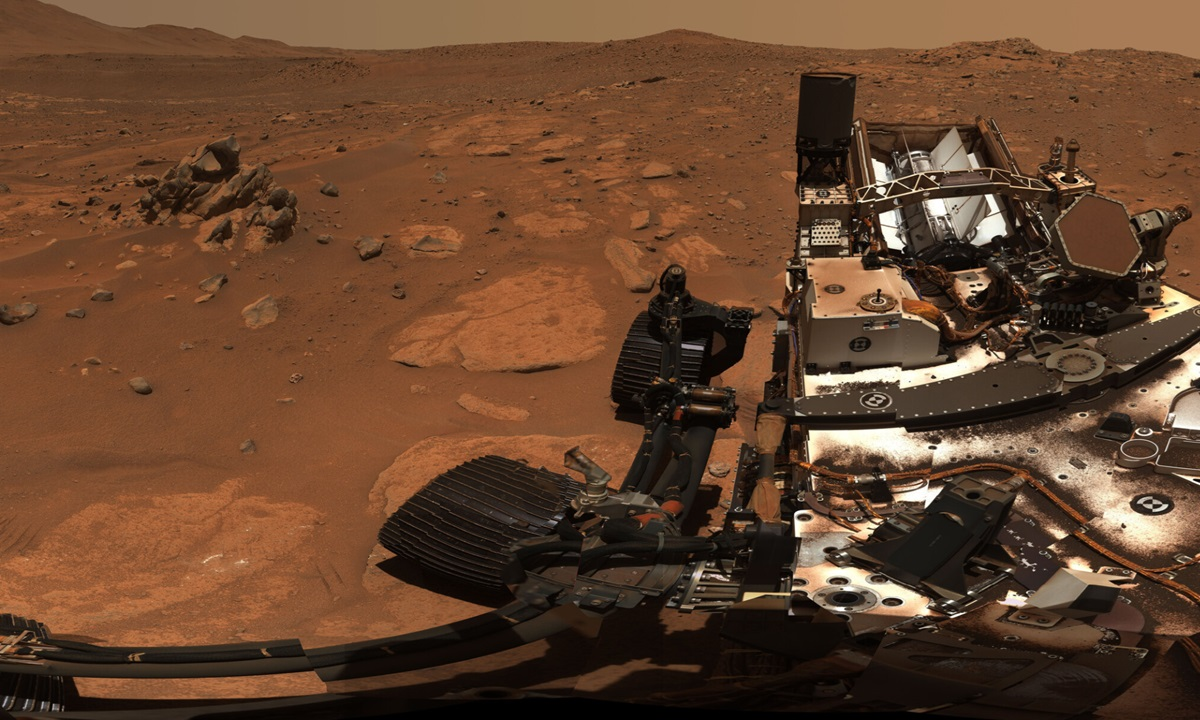
#> input picture imagenes/marte.jpg, 1200 x 720 px
$ python rotar_90.py
#> lines starting #> are read from the running program, lines starting #| are printed output that depends on the picture
from PIL import Image

imagen = Image.open("imagenes/marte.jpg")
#> imagen is the input picture: PIL image 1200x720 RGB; mean R, G, B 101.7, 68.6, 46

rotada = imagen.rotate(90)
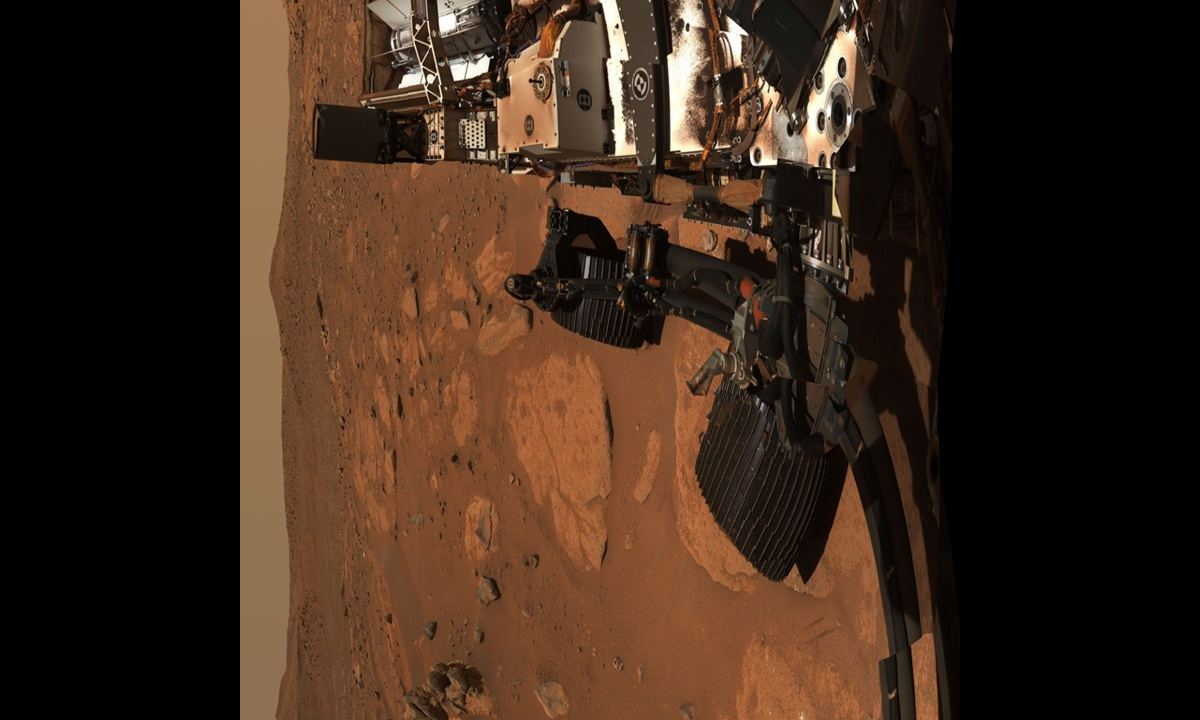
#> rotada: PIL image 1200x720 RGB; mean R, G, B 59.3, 39.9, 26.7

rotada.show()
